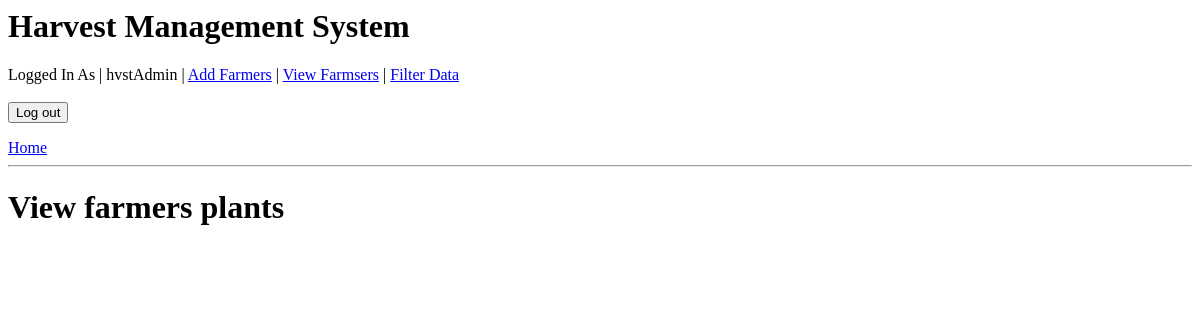
/viewPlants/68 (signed in), run on an earlier commit of the app's database.
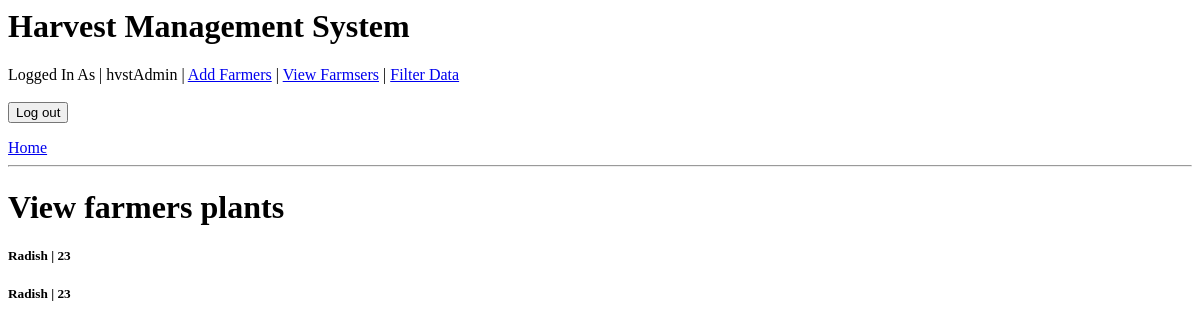
And on a later commit of the database.
### harvestMgtApp/models.py (models this page shows)
class FarmerGrows(models.Model):
    plant = models.ForeignKey(Plant, on_delete=models.CASCADE)
    farmer = models.ForeignKey(Farmer, on_delete=models.CASCADE)
    amount = models.IntegerField(default=0,blank=True)

class Plant(models.Model):
    plantName = models.CharField(max_length=100)

### harvestMgtApp/views.py (the view)
# urls.py: path('viewPlants/<int:farmer_id>', views.viewPlants, name='viewPlants'),
def viewPlants(request, farmer_id):
    plants = FarmerGrows.objects.filter(farmer=farmer_id)
    return render(request, 'harvestMgtApp/viewPlants.html', {'plants': plants, })

### harvestMgtApp/templates/harvestMgtApp/viewPlants.html
{% extends 'harvestMgtApp/base.html' %}
{% block content %}
<h1>View farmers plants</h1>
        {% for plant in plants %}
                <h5>{{ plant.plant.plantName }} | {{ plant.amount }}</h5>
        {% endfor %}
{% endblock %}

What changed in the data, as far as the page shows it:
added FarmerGrows: plant.plantName "Radish", amount "23"
added FarmerGrows: plant.plantName "Radish", amount "23"
